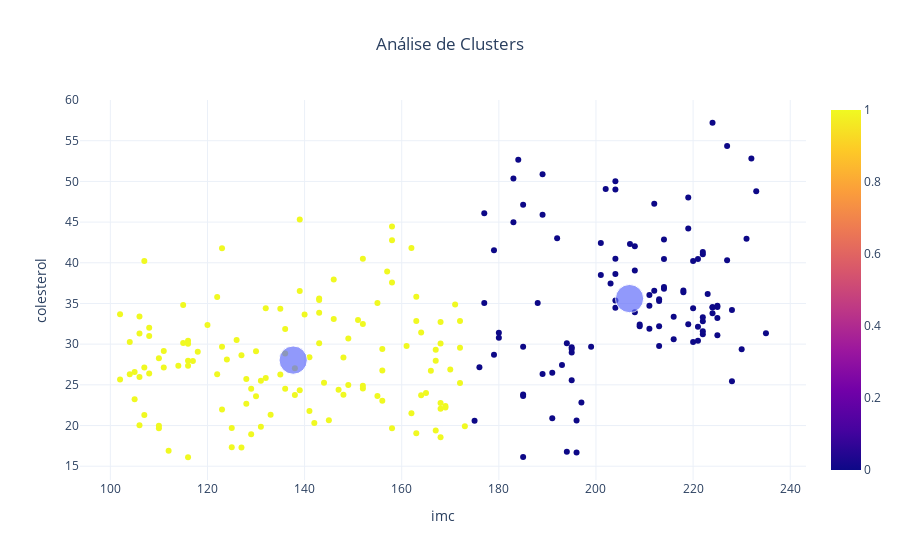

This figure's notebook cell:
### Markdown cell above
### Plotar gráfico

### Code cell
grafico = px.scatter(x=op_saude['colesterol'],
                     y=op_saude['imc'],
                     color=op_saude['clusters'])

grafico_centr = px.scatter(x=centr_cluster[:,0],
                           y=centr_cluster[:,2],
                           size= [2,2])

grafico_final = go.Figure(data = grafico.data + grafico_centr.data)
grafico_final.update_layout(title='Análise de Clusters',
                            title_x= 0.5,
                            xaxis_title='colesterol',
                            yaxis_title='imc
                            ',
                            template='plotly_white')
grafico_final.show()

### Figure 1 — Plotly figure (JSON) as saved in the notebook; plotly's stock layout.template omitted (floating-point values rounded to 4 significant figures; data arrays with more than 128 entries replaced by an {"elided": "..."} marker saying what was removed)
{"data": [{"hovertemplate": "x=%{x}<br>y=%{y}<br>color=%{marker.color}<extra></extra>", "legendgroup": "", "marker": {"color": {"elided": "223 int values"}, "coloraxis": "coloraxis", "symbol": "circle"}, "mode": "markers", "name": "", "orientation": "v", "showlegend": false, "type": "scatter", "x": {"elided": "223 int values"}, "xaxis": "x", "y": {"elided": "223 float values"}, "yaxis": "y"}, {"hovertemplate": "x=%{x}<br>y=%{y}<br>size=%{marker.size}<extra></extra>", "legendgroup": "", "marker": {"color": "#636efa", "size": [2, 2], "sizemode": "area", "sizeref": 0.005, "symbol": "circle"}, "mode": "markers", "name": "", "orientation": "v", "showlegend": false, "type": "scatter", "x": [206.9, 137.7], "xaxis": "x", "y": [35.6, 28.04], "yaxis": "y"}], "layout": {"title": {"text": "Análise de Clusters", "x": 0.5}, "xaxis": {"title": {"text": "imc"}}, "yaxis": {"title": {"text": "colesterol"}}}}
